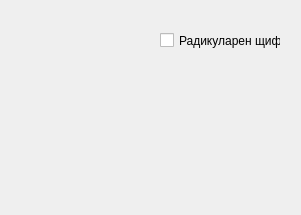
<?xml version="1.0" encoding="UTF-8"?>
<ui version="4.0">
 <class>ObturationView</class>
 <widget class="QWidget" name="ObturationView">
  <property name="geometry">
   <rect>
    <x>0</x>
    <y>0</y>
    <width>301</width>
    <height>215</height>
   </rect>
  </property>
  <property name="windowTitle">
   <string>ObturationView</string>
  </property>
  <widget class="QCheckBox" name="post_check">
   <property name="geometry">
    <rect>
     <x>160</x>
     <y>30</y>
     <width>121</width>
     <height>21</height>
    </rect>
   </property>
   <property name="text">
    <string>Радикуларен щифт</string>
   </property>
  </widget>
  <widget class="SurfaceSelector" name="surfaceSelector" native="true">
   <property name="geometry">
    <rect>
     <x>0</x>
     <y>70</y>
     <width>301</width>
     <height>143</height>
    </rect>
   </property>
  </widget>
  <widget class="ObturationWidget" name="obturationWidget" native="true">
   <property name="geometry">
    <rect>
     <x>0</x>
     <y>0</y>
     <width>301</width>
     <height>80</height>
    </rect>
   </property>
  </widget>
  <zorder>obturationWidget</zorder>
  <zorder>post_check</zorder>
  <zorder>surfaceSelector</zorder>
 </widget>
 <layoutdefault spacing="6" margin="11"/>
 <customwidgets>
  <customwidget>
   <class>SurfaceSelector</class>
   <extends>QWidget</extends>
   <header>SurfaceSelector.h</header>
   <container>1</container>
  </customwidget>
  <customwidget>
   <class>ObturationWidget</class>
   <extends>QWidget</extends>
   <header>ObturationWidget.h</header>
   <container>1</container>
  </customwidget>
 </customwidgets>
 <resources/>
 <connections/>
</ui>
